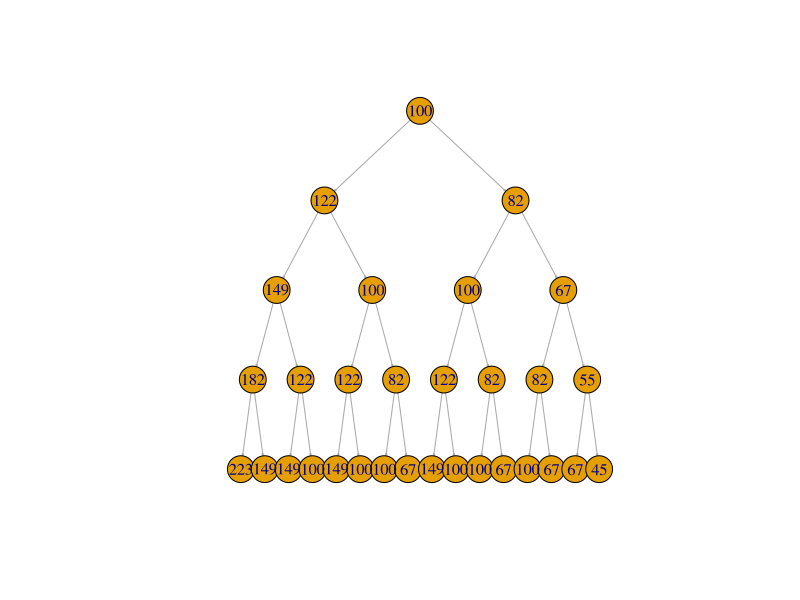
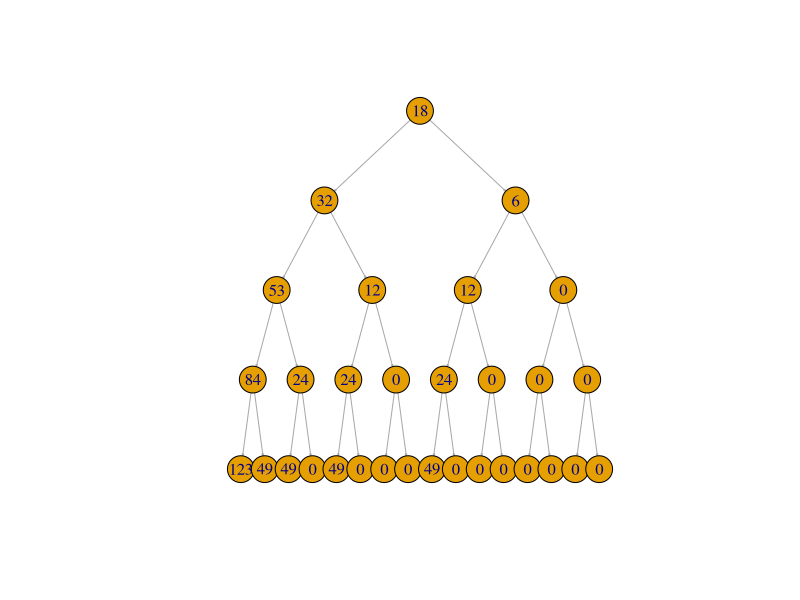

The R source for these figures, in order:
#Binomial option pricing (2)
#We can expand the tree to more than 3rd depth.
#U = exp(volatility)
#D = exp(-volatility)
#p = 0.5 (We have the equal chance of making or losing money)
#Risk free rate = 0.02 => exp(0.02)
#For those who are not familiar with data structure, I deliberately used just array.
#I'll make a new code for those who are familiar with tree data structure

library(igraph)

#Define the variable
depth<-5 #How many steps (tree depth) do you want to make
upside_probability<-0.5 #The chance that the stop price goes up
rate <- exp(0.02) #Risk Free rate
volatility <- 0.2
exercise_price <- 100
stock_price <- 100

total_node<-2^depth-1 #Total number of node
G <- graph.tree(n=total_node, children=2) #I'll make a graph whose nodes are 7, and each node has two children
stock_tree <- (1:total_node)

stock_tree[1]<-stock_price
tree_traverse <- 2^(depth-1) -1

for(i in 1:tree_traverse) {
    #We are going to use mathematical trick to represent tree.
    stock_tree[i*2] <- stock_tree[i] * exp(volatility)
    stock_tree[i*2 + 1] <- stock_tree[i] * exp(-volatility)
}

V(G)$name <- round(stock_tree) #Name of the tree
lay <- layout.reingold.tilford(G) #It's tree. You can try other shape with other layout options
plot(G, layout=lay, vertex.size=15, edge.arrow.size=0.1) #Draw the tree.

#As opposed to the stock price, the option pricing starts out with end nodes (bottom nodes)
#I already explained the logic. Just follow it from one by one.
option_price<-(1:total_node)
bottom_node<-tree_traverse + 1

#In order to value the option, we need to calculate bottom line first.
for(i in bottom_node:total_node) {
  after_option <- stock_tree[i] - exercise_price
  
  if( after_option >0 ) {
    option_price[i] <- after_option
  } else {
    option_price[i] <- 0
  }
}

#Discount it back to current time while considering the probabilty of up and down
for(i in tree_traverse:1) {
    option_price[i]<-upside_probability*option_price[i*2]
    option_price[i]<-option_price[i]+(1-upside_probability)*option_price[i*2+1]
    option_price[i]<-option_price[i]/rate
}

V(G)$name <- round(option_price)
plot(G, layout=lay, vertex.size=15, edge.arrow.size=0.1)

